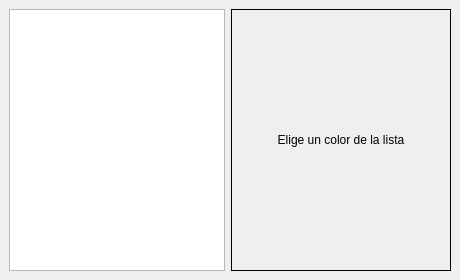
<?xml version="1.0" encoding="UTF-8"?>
<ui version="4.0">
 <class>MainWindow</class>
 <widget class="QMainWindow" name="MainWindow">
  <property name="geometry">
   <rect><x>0</x><y>0</y><width>460</width><height>280</height></rect>
  </property>
  <property name="windowTitle"><string>Lista de colores</string></property>
  <widget class="QWidget" name="centralWidget">
   <layout class="QHBoxLayout" name="horizontalLayout">
    <item>
     <widget class="QListWidget" name="listaColores"/>
    </item>
    <item>
     <widget class="QLabel" name="etiquetaColor">
      <property name="minimumSize"><size><width>220</width><height>0</height></size></property>
      <property name="frameShape"><enum>QFrame::Box</enum></property>
      <property name="text"><string>Elige un color de la lista</string></property>
      <property name="alignment"><set>Qt::AlignCenter</set></property>
     </widget>
    </item>
   </layout>
  </widget>
 </widget>
 <resources/>
 <connections/>
</ui>
